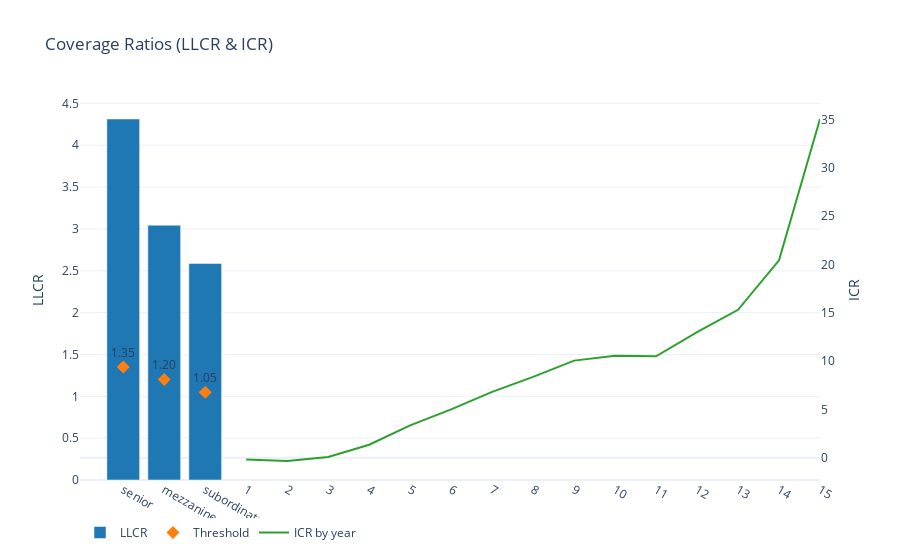

This figure's notebook cell:
### Markdown cell above
**Interpretación:**

- **Años 1-4 (Gracia):** CFADS negativo durante construcción; servicio de deuda cubierto por DSRA inicial (USD 14.3M)
- **Año 5:** Inicio de amortización; CFADS alcanza USD 12.4M vs servicio USD 8.2M
- **Años 6-9:** Pico operacional; CFADS USD 17-24M con amplio colchón sobre servicio
- **Años 10-15:** Declive por degradación satelital; CFADS desciende a USD 12M

### 3.4 Ratios de Cobertura

### Code cell
# Visualización: LLCR e ICR
PANELS['coverage_ratios']

### Figure 1 — Plotly figure (JSON) as saved in the notebook; plotly's stock layout.template omitted (floating-point values rounded to 4 significant figures)
{"data": [{"marker": {"color": "#1f77b4"}, "name": "LLCR", "type": "bar", "x": ["senior", "mezzanine", "subordinated"], "y": [4.314, 3.045, 2.588]}, {"marker": {"color": "#ff7f0e", "size": 10, "symbol": "diamond"}, "mode": "markers+text", "name": "Threshold", "text": ["1.35", "1.20", "1.05"], "textposition": "top center", "type": "scatter", "x": ["senior", "mezzanine", "subordinated"], "y": [1.35, 1.2, 1.05]}, {"line": {"color": "#2ca02c"}, "mode": "lines", "name": "ICR by year", "type": "scatter", "x": [1, 2, 3, 4, 5, 6, 7, 8, 9, 10, 11, 12, 13, 14, 15], "y": [-0.1627, -0.3254, 0.08136, 1.356, 3.363, 5.012, 6.828, 8.371, 10.06, 10.56, 10.5, 13.01, 15.31, 20.43, 35.05], "yaxis": "y2"}], "layout": {"legend": {"orientation": "h"}, "title": {"text": "Coverage Ratios (LLCR & ICR)"}, "yaxis": {"title": {"text": "LLCR"}}, "yaxis2": {"overlaying": "y", "showgrid": false, "side": "right", "title": {"text": "ICR"}}}}
